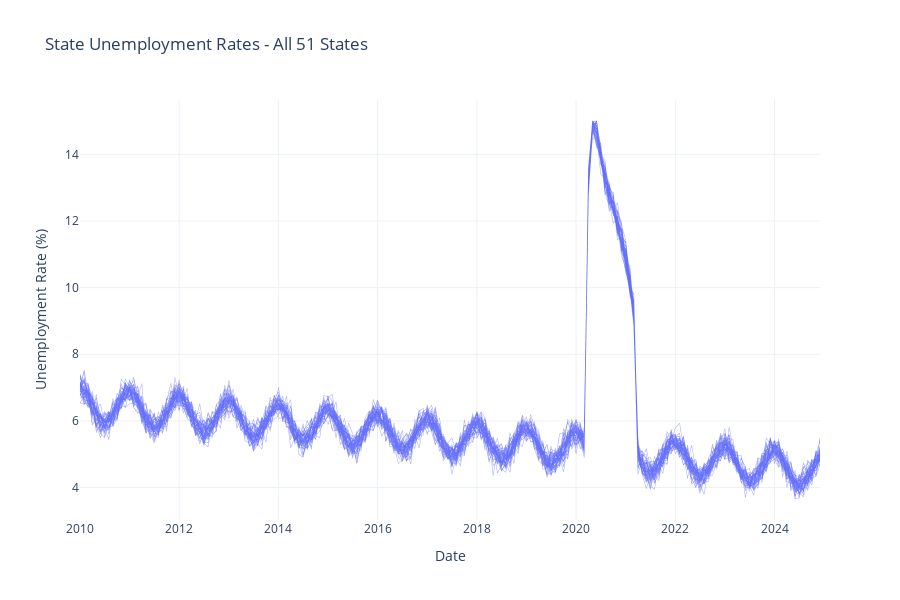
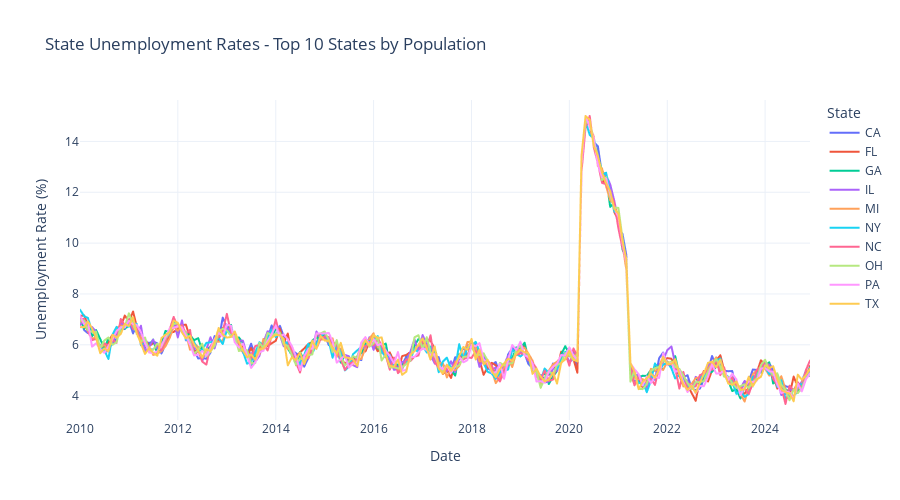

Notebook cell for these charts, in order:
### Markdown cell above
## 4. Exploratory Time Series Analysis

### Code cell
# Dynamic visualization based on data size num_locations = df_employment['series_id'].nunique() if num_locations <= 10: # Show all locations fig1 = px.line( df_employment, x='date', y='value', color='location_name', title=f'State Unemployment Rates - {num_locations} States (2010-2024)', labels={'value': 'Unemployment Rate (%)', 'date': 'Date', 'location_name': 'State'}, template='plotly_white' ) fig1.update_layout(height=600, hovermode='x unified') fig1.show() else: # Many states - show sample comparisons print(f" {num_locations} states detected - creating focused visualizations\n") # Visualization 1: All states overview fig1 = px.line( df_employment, x='date', y='value', line_group='series_id', title=f'State Unemployment Rates - All {num_locations} States', labels={'value': 'Unemployment Rate (%)', 'date': 'Date'}, template='plotly_white' ) fig1.update_traces(line=dict(width=0.5), opacity=0.6) fig1.update_layout(height=600, hovermode='x unified', showlegend=False) fig1.show() # Visualization 2: Top 10 populous states comparison top_states = ['CA', 'TX', 'FL', 'NY', 'PA', 'IL', 'OH', 'GA', 'NC', 'MI'] state_sample = df_employment[df_employment['state'].isin(top_states)] if len(state_sample) > 0: fig2 = px.line( state_sample, x='date', y='value', color='state', title='State Unemployment Rates - Top 10 States by Population', labels={'value': 'Unemployment Rate (%)', 'date': 'Date', 'state': 'State'}, template='plotly_white' ) fig2.update_layout(height=500, hovermode='x unified') fig2.show() print("\n Key Observations:") print(" • COVID-19 impact visible in 2020 spike") print(" • State-level variations in recovery patterns") print(" • Seasonal fluctuations present across states")

### Figure 1 — Plotly figure (JSON) as saved in the notebook; plotly's stock layout.template omitted (floating-point values rounded to 4 significant figures; data arrays with more than 128 entries replaced by an {"elided": "..."} marker saying what was removed)
{"data": [{"hovertemplate": "series_id=LAUST01000000000003<br>Date=%{x}<br>Unemployment Rate (%)=%{y}<extra></extra>", "legendgroup": "", "line": {"color": "#636efa", "dash": "solid", "width": 0.5}, "marker": {"symbol": "circle"}, "mode": "lines", "name": "", "opacity": 0.6, "showlegend": false, "type": "scattergl", "x": {"elided": "180 str values"}, "xaxis": "x", "y": {"elided": "180 float values"}, "yaxis": "y"}, {"hovertemplate": "series_id=LAUST02000000000003<br>Date=%{x}<br>Unemployment Rate (%)=%{y}<extra></extra>", "legendgroup": "", "line": {"color": "#636efa", "dash": "solid", "width": 0.5}, "marker": {"symbol": "circle"}, "mode": "lines", "name": "", "opacity": 0.6, "showlegend": false, "type": "scattergl", "x": {"elided": "180 str values"}, "xaxis": "x", "y": {"elided": "180 float values"}, "yaxis": "y"}, {"hovertemplate": "series_id=LAUST04000000000003<br>Date=%{x}<br>Unemployment Rate (%)=%{y}<extra></extra>", "legendgroup": "", "line": {"color": "#636efa", "dash": "solid", "width": 0.5}, "marker": {"symbol": "circle"}, "mode": "lines", "name": "", "opacity": 0.6, "showlegend": false, "type": "scattergl", "x": {"elided": "180 str values"}, "xaxis": "x", "y": {"elided": "180 float values"}, "yaxis": "y"}, {"hovertemplate": "series_id=LAUST05000000000003<br>Date=%{x}<br>Unemployment Rate (%)=%{y}<extra></extra>", "legendgroup": "", "line": {"color": "#636efa", "dash": "solid", "width": 0.5}, "marker": {"symbol": "circle"}, "mode": "lines", "name": "", "opacity": 0.6, "showlegend": false, "type": "scattergl", "x": {"elided": "180 str values"}, "xaxis": "x", "y": {"elided": "180 float values"}, "yaxis": "y"}, {"hovertemplate": "series_id=LAUST06000000000003<br>Date=%{x}<br>Unemployment Rate (%)=%{y}<extra></extra>", "legendgroup": "", "line": {"color": "#636efa", "dash": "solid", "width": 0.5}, "marker": {"symbol": "circle"}, "mode": "lines", "name": "", "opacity": 0.6, "showlegend": false, "type": "scattergl", "x": {"elided": "180 str values"}, "xaxis": "x", "y": {"elided": "180 float values"}, "yaxis": "y"}, {"hovertemplate": "series_id=LAUST08000000000003<br>Date=%{x}<br>Unemployment Rate (%)=%{y}<extra></extra>", "legendgroup": "", "line": {"color": "#636efa", "dash": "solid", "width": 0.5}, "marker": {"symbol": "circle"}, "mode": "lines", "name": "", "opacity": 0.6, "showlegend": false, "type": "scattergl", "x": {"elided": "180 str values"}, "xaxis": "x", "y": {"elided": "180 float values"}, "yaxis": "y"}, {"hovertemplate": "series_id=LAUST09000000000003<br>Date=%{x}<br>Unemployment Rate (%)=%{y}<extra></extra>", "legendgroup": "", "line": {"color": "#636efa", "dash": "solid", "width": 0.5}, "marker": {"symbol": "circle"}, "mode": "lines", "name": "", "opacity": 0.6, "showlegend": false, "type": "scattergl", "x": {"elided": "180 str values"}, "xaxis": "x", "y": {"elided": "180 float values"}, "yaxis": "y"}, {"hovertemplate": "series_id=LAUST10000000000003<br>Date=%{x}<br>Unemployment Rate (%)=%{y}<extra></extra>", "legendgroup": "", "line": {"color": "#636efa", "dash": "solid", "width": 0.5}, "marker": {"symbol": "circle"}, "mode": "lines", "name": "", "opacity": 0.6, "showlegend": false, "type": "scattergl", "x": {"elided": "180 str values"}, "xaxis": "x", "y": {"elided": "180 float values"}, "yaxis": "y"}, {"hovertemplate": "series_id=LAUST12000000000003<br>Date=%{x}<br>Unemployment Rate (%)=%{y}<extra></extra>", "legendgroup": "", "line": {"color": "#636efa", "dash": "solid", "width": 0.5}, "marker": {"symbol": "circle"}, "mode": "lines", "name": "", "opacity": 0.6, "showlegend": false, "type": "scattergl", "x": {"elided": "180 str values"}, "xaxis": "x", "y": {"elided": "180 float values"}, "yaxis": "y"}, {"hovertemplate": "series_id=LAUST13000000000003<br>Date=%{x}<br>Unemployment Rate (%)=%{y}<extra></extra>", "legendgroup": "", "line": {"color": "#636efa", "dash": "solid", "width": 0.5}, "marker": {"symbol": "circle"}, "mode": "lines", "name": "", "opacity": 0.6, "showlegend": false, "type": "scattergl", "x": {"elided": "180 str values"}, "xaxis": "x", "y": {"elided": "180 float values"}, "yaxis": "y"}, {"hovertemplate": "series_id=LAUST15000000000003<br>Date=%{x}<br>Unemployment Rate (%)=%{y}<extra></extra>", "legendgroup": "", "line": {"color": "#636efa", "dash": "solid", "width": 0.5}, "marker": {"symbol": "circle"}, "mode": "lines", "name": "", "opacity": 0.6, "showlegend": false, "type": "scattergl", "x": {"elided": "180 str values"}, "xaxis": "x", "y": {"elided": "180 float values"}, "yaxis": "y"}, {"hovertemplate": "series_id=LAUST16000000000003<br>Date=%{x}<br>Unemployment Rate (%)=%{y}<extra></extra>", "legendgroup": "", "line": {"color": "#636efa", "dash": "solid", "width": 0.5}, "marker": {"symbol": "circle"}, "mode": "lines", "name": "", "opacity": 0.6, "showlegend": false, "type": "scattergl", "x": {"elided": "180 str values"}, "xaxis": "x", "y": {"elided": "180 float values"}, "yaxis": "y"}, {"hovertemplate": "series_id=LAUST17000000000003<br>Date=%{x}<br>Unemployment Rate (%)=%{y}<extra></extra>", "legendgroup": "", "line": {"color": "#636efa", "dash": "solid", "width": 0.5}, "marker": {"symbol": "circle"}, "mode": "lines", "name": "", "opacity": 0.6, "showlegend": false, "type": "scattergl", "x": {"elided": "180 str values"}, "xaxis": "x", "y": {"elided": "180 float values"}, "yaxis": "y"}, {"hovertemplate": "series_id=LAUST18000000000003<br>Date=%{x}<br>Unemployment Rate (%)=%{y}<extra></extra>", "legendgroup": "", "line": {"color": "#636efa", "dash": "solid", "width": 0.5}, "marker": {"symbol": "circle"}, "mode": "lines", "name": "", "opacity": 0.6, "showlegend": false, "type": "scattergl", "x": {"elided": "180 str values"}, "xaxis": "x", "y": {"elided": "180 float values"}, "yaxis": "y"}, {"hovertemplate": "series_id=LAUST19000000000003<br>Date=%{x}<br>Unemployment Rate (%)=%{y}<extra></extra>", "legendgroup": "", "line": {"color": "#636efa", "dash": "solid", "width": 0.5}, "marker": {"symbol": "circle"}, "mode": "lines", "name": "", "opacity": 0.6, "showlegend": false, "type": "scattergl", "x": {"elided": "180 str values"}, "xaxis": "x", "y": {"elided": "180 float values"}, "yaxis": "y"}, {"hovertemplate": "series_id=LAUST20000000000003<br>Date=%{x}<br>Unemployment Rate (%)=%{y}<extra></extra>", "legendgroup": "", "line": {"color": "#636efa", "dash": "solid", "width": 0.5}, "marker": {"symbol": "circle"}, "mode": "lines", "name": "", "opacity": 0.6, "showlegend": false, "type": "scattergl", "x": {"elided": "180 str values"}, "xaxis": "x", "y": {"elided": "180 float values"}, "yaxis": "y"}, {"hovertemplate": "series_id=LAUST21000000000003<br>Date=%{x}<br>Unemployment Rate (%)=%{y}<extra></extra>", "legendgroup": "", "line": {"color": "#636efa", "dash": "solid", "width": 0.5}, "marker": {"symbol": "circle"}, "mode": "lines", "name": "", "opacity": 0.6, "showlegend": false, "type": "scattergl", "x": {"elided": "180 str values"}, "xaxis": "x", "y": {"elided": "180 float values"}, "yaxis": "y"}, {"hovertemplate": "series_id=LAUST22000000000003<br>Date=%{x}<br>Unemployment Rate (%)=%{y}<extra></extra>", "legendgroup": "", "line": {"color": "#636efa", "dash": "solid", "width": 0.5}, "marker": {"symbol": "circle"}, "mode": "lines", "name": "", "opacity": 0.6, "showlegend": false, "type": "scattergl", "x": {"elided": "180 str values"}, "xaxis": "x", "y": {"elided": "180 float values"}, "yaxis": "y"}, {"hovertemplate": "series_id=LAUST23000000000003<br>Date=%{x}<br>Unemployment Rate (%)=%{y}<extra></extra>", "legendgroup": "", "line": {"color": "#636efa", "dash": "solid", "width": 0.5}, "marker": {"symbol": "circle"}, "mode": "lines", "name": "", "opacity": 0.6, "showlegend": false, "type": "scattergl", "x": {"elided": "180 str values"}, "xaxis": "x", "y": {"elided": "180 float values"}, "yaxis": "y"}, {"hovertemplate": "series_id=LAUST24000000000003<br>Date=%{x}<br>Unemployment Rate (%)=%{y}<extra></extra>", "legendgroup": "", "line": {"color": "#636efa", "dash": "solid", "width": 0.5}, "marker": {"symbol": "circle"}, "mode": "lines", "name": "", "opacity": 0.6, "showlegend": false, "type": "scattergl", "x": {"elided": "180 str values"}, "xaxis": "x", "y": {"elided": "180 float values"}, "yaxis": "y"}, {"hovertemplate": "series_id=LAUST25000000000003<br>Date=%{x}<br>Unemployment Rate (%)=%{y}<extra></extra>", "legendgroup": "", "line": {"color": "#636efa", "dash": "solid", "width": 0.5}, "marker": {"symbol": "circle"}, "mode": "lines", "name": "", "opacity": 0.6, "showlegend": false, "type": "scattergl", "x": {"elided": "180 str values"}, "xaxis": "x", "y": {"elided": "180 float values"}, "yaxis": "y"}, {"hovertemplate": "series_id=LAUST26000000000003<br>Date=%{x}<br>Unemployment Rate (%)=%{y}<extra></extra>", "legendgroup": "", "line": {"color": "#636efa", "dash": "solid", "width": 0.5}, "marker": {"symbol": "circle"}, "mode": "lines", "name": "", "opacity": 0.6, "showlegend": false, "type": "scattergl", "x": {"elided": "180 str values"}, "xaxis": "x", "y": {"elided": "180 float values"}, "yaxis": "y"}, {"hovertemplate": "series_id=LAUST27000000000003<br>Date=%{x}<br>Unemployment Rate (%)=%{y}<extra></extra>", "legendgroup": "", "line": {"color": "#636efa", "dash": "solid", "width": 0.5}, "marker": {"symbol": "circle"}, "mode": "lines", "name": "", "opacity": 0.6, "showlegend": false, "type": "scattergl", "x": {"elided": "180 str values"}, "xaxis": "x", "y": {"elided": "180 float values"}, "yaxis": "y"}, {"hovertemplate": "series_id=LAUST28000000000003<br>Date=%{x}<br>Unemployment Rate (%)=%{y}<extra></extra>", "legendgroup": "", "line": {"color": "#636efa", "dash": "solid", "width": 0.5}, "marker": {"symbol": "circle"}, "mode": "lines", "name": "", "opacity": 0.6, "showlegend": false, "type": "scattergl", "x": {"elided": "180 str values"}, "xaxis": "x", "y": {"elided": "180 float values"}, "yaxis": "y"}, {"hovertemplate": "series_id=LAUST29000000000003<br>Date=%{x}<br>Unemployment Rate (%)=%{y}<extra></extra>", "legendgroup": "", "line": {"color": "#636efa", "dash": "solid", "width": 0.5}, "marker": {"symbol": "circle"}, "mode": "lines", "name": "", "opacity": 0.6, "showlegend": false, "type": "scattergl", "x": {"elided": "180 str values"}, "xaxis": "x", "y": {"elided": "180 float values"}, "yaxis": "y"}, {"hovertemplate": "series_id=LAUST30000000000003<br>Date=%{x}<br>Unemployment Rate (%)=%{y}<extra></extra>", "legendgroup": "", "line": {"color": "#636efa", "dash": "solid", "width": 0.5}, "marker": {"symbol": "circle"}, "mode": "lines", "name": "", "opacity": 0.6, "showlegend": false, "type": "scattergl", "x": {"elided": "180 str values"}, "xaxis": "x", "y": {"elided": "180 float values"}, "yaxis": "y"}, {"hovertemplate": "series_id=LAUST31000000000003<br>Date=%{x}<br>Unemployment Rate (%)=%{y}<extra></extra>", "legendgroup": "", "line": {"color": "#636efa", "dash": "solid", "width": 0.5}, "marker": {"symbol": "circle"}, "mode": "lines", "name": "", "opacity": 0.6, "showlegend": false, "type": "scattergl", "x": {"elided": "180 str values"}, "xaxis": "x", "y": {"elided": "180 float values"}, "yaxis": "y"}, {"hovertemplate": "series_id=LAUST32000000000003<br>Date=%{x}<br>Unemployment Rate (%)=%{y}<extra></extra>", "legendgroup": "", "line": {"color": "#636efa", "dash": "solid", "width": 0.5}, "marker": {"symbol": "circle"}, "mode": "lines", "name": "", "opacity": 0.6, "showlegend": false, "type": "scattergl", "x": {"elided": "180 str values"}, "xaxis": "x", "y": {"elided": "180 float values"}, "yaxis": "y"}, {"hovertemplate": "series_id=LAUST33000000000003<br>Date=%{x}<br>Unemployment Rate (%)=%{y}<extra></extra>", "legendgroup": "", "line": {"color": "#636efa", "dash": "solid", "width": 0.5}, "marker": {"symbol": "circle"}, "mode": "lines", "name": "", "opacity": 0.6, "showlegend": false, "type": "scattergl", "x": {"elided": "180 str values"}, "xaxis": "x", "y": {"elided": "180 float values"}, "yaxis": "y"}, {"hovertemplate": "series_id=LAUST34000000000003<br>Date=%{x}<br>Unemployment Rate (%)=%{y}<extra></extra>", "legendgroup": "", "line": {"color": "#636efa", "dash": "solid", "width": 0.5}, "marker": {"symbol": "circle"}, "mode": "lines", "name": "", "opacity": 0.6, "showlegend": false, "type": "scattergl", "x": {"elided": "180 str values"}, "xaxis": "x", "y": {"elided": "180 float values"}, "yaxis": "y"}, {"hovertemplate": "series_id=LAUST35000000000003<br>Date=%{x}<br>Unemployment Rate (%)=%{y}<extra></extra>", "legendgroup": "", "line": {"color": "#636efa", "dash": "solid", "width": 0.5}, "marker": {"symbol": "circle"}, "mode": "lines", "name": "", "opacity": 0.6, "showlegend": false, "type": "scattergl", "x": {"elided": "180 str values"}, "xaxis": "x", "y": {"elided": "180 float values"}, "yaxis": "y"}, {"hovertemplate": "series_id=LAUST36000000000003<br>Date=%{x}<br>Unemployment Rate (%)=%{y}<extra></extra>", "legendgroup": "", "line": {"color": "#636efa", "dash": "solid", "width": 0.5}, "marker": {"symbol": "circle"}, "mode": "lines", "name": "", "opacity": 0.6, "showlegend": false, "type": "scattergl", "x": {"elided": "180 str values"}, "xaxis": "x", "y": {"elided": "180 float values"}, "yaxis": "y"}, {"hovertemplate": "series_id=LAUST37000000000003<br>Date=%{x}<br>Unemployment Rate (%)=%{y}<extra></extra>", "legendgroup": "", "line": {"color": "#636efa", "dash": "solid", "width": 0.5}, "marker": {"symbol": "circle"}, "mode": "lines", "name": "", "opacity": 0.6, "showlegend": false, "type": "scattergl", "x": {"elided": "180 str values"}, "xaxis": "x", "y": {"elided": "180 float values"}, "yaxis": "y"}, {"hovertemplate": "series_id=LAUST38000000000003<br>Date=%{x}<br>Unemployment Rate (%)=%{y}<extra></extra>", "legendgroup": "", "line": {"color": "#636efa", "dash": "solid", "width": 0.5}, "marker": {"symbol": "circle"}, "mode": "lines", "name": "", "opacity": 0.6, "showlegend": false, "type": "scattergl", "x": {"elided": "180 str values"}, "xaxis": "x", "y": {"elided": "180 float values"}, "yaxis": "y"}, {"hovertemplate": "series_id=LAUST39000000000003<br>Date=%{x}<br>Unemployment Rate (%)=%{y}<extra></extra>", "legendgroup": "", "line": {"color": "#636efa", "dash": "solid", "width": 0.5}, "marker": {"symbol": "circle"}, "mode": "lines", "name": "", "opacity": 0.6, "showlegend": false, "type": "scattergl", "x": {"elided": "180 str values"}, "xaxis": "x", "y": {"elided": "180 float values"}, "yaxis": "y"}, {"hovertemplate": "series_id=LAUST40000000000003<br>Date=%{x}<br>Unemployment Rate (%)=%{y}<extra></extra>", "legendgroup": "", "line": {"color": "#636efa", "dash": "solid", "width": 0.5}, "marker": {"symbol": "circle"}, "mode": "lines", "name": "", "opacity": 0.6, "showlegend": false, "type": "scattergl", "x": {"elided": "180 str values"}, "xaxis": "x", "y": {"elided": "180 float values"}, "yaxis": "y"}, {"hovertemplate": "series_id=LAUST41000000000003<br>Date=%{x}<br>Unemployment Rate (%)=%{y}<extra></extra>", "legendgroup": "", "line": {"color": "#636efa", "dash": "solid", "width": 0.5}, "marker": {"symbol": "circle"}, "mode": "lines", "name": "", "opacity": 0.6, "showlegend": false, "type": "scattergl", "x": {"elided": "180 str values"}, "xaxis": "x", "y": {"elided": "180 float values"}, "yaxis": "y"}, {"hovertemplate": "series_id=LAUST42000000000003<br>Date=%{x}<br>Unemployment Rate (%)=%{y}<extra></extra>", "legendgroup": "", "line": {"color": "#636efa", "dash": "solid", "width": 0.5}, "marker": {"symbol": "circle"}, "mode": "lines", "name": "", "opacity": 0.6, "showlegend": false, "type": "scattergl", "x": {"elided": "180 str values"}, "xaxis": "x", "y": {"elided": "180 float values"}, "yaxis": "y"}, {"hovertemplate": "series_id=LAUST44000000000003<br>Date=%{x}<br>Unemployment Rate (%)=%{y}<extra></extra>", "legendgroup": "", "line": {"color": "#636efa", "dash": "solid", "width": 0.5}, "marker": {"symbol": "circle"}, "mode": "lines", "name": "", "opacity": 0.6, "showlegend": false, "type": "scattergl", "x": {"elided": "180 str values"}, "xaxis": "x", "y": {"elided": "180 float values"}, "yaxis": "y"}, {"hovertemplate": "series_id=LAUST45000000000003<br>Date=%{x}<br>Unemployment Rate (%)=%{y}<extra></extra>", "legendgroup": "", "line": {"color": "#636efa", "dash": "solid", "width": 0.5}, "marker": {"symbol": "circle"}, "mode": "lines", "name": "", "opacity": 0.6, "showlegend": false, "type": "scattergl", "x": {"elided": "180 str values"}, "xaxis": "x", "y": {"elided": "180 float values"}, "yaxis": "y"}, {"hovertemplate": "series_id=LAUST46000000000003<br>Date=%{x}<br>Unemployment Rate (%)=%{y}<extra></extra>", "legendgroup": "", "line": {"color": "#636efa", "dash": "solid", "width": 0.5}, "marker": {"symbol": "circle"}, "mode": "lines", "name": "", "opacity": 0.6, "showlegend": false, "type": "scattergl", "x": {"elided": "180 str values"}, "xaxis": "x", "y": {"elided": "180 float values"}, "yaxis": "y"}, {"hovertemplate": "series_id=LAUST47000000000003<br>Date=%{x}<br>Unemployment Rate (%)=%{y}<extra></extra>", "legendgroup": "", "line": {"color": "#636efa", "dash": "solid", "width": 0.5}, "marker": {"symbol": "circle"}, "mode": "lines", "name": "", "opacity": 0.6, "showlegend": false, "type": "scattergl", "x": {"elided": "180 str values"}, "xaxis": "x", "y": {"elided": "180 float values"}, "yaxis": "y"}, {"hovertemplate": "series_id=LAUST48000000000003<br>Date=%{x}<br>Unemployment Rate (%)=%{y}<extra></extra>", "legendgroup": "", "line": {"color": "#636efa", "dash": "solid", "width": 0.5}, "marker": {"symbol": "circle"}, "mode": "lines", "name": "", "opacity": 0.6, "showlegend": false, "type": "scattergl", "x": {"elided": "180 str values"}, "xaxis": "x", "y": {"elided": "180 float values"}, "yaxis": "y"}, {"hovertemplate": "series_id=LAUST49000000000003<br>Date=%{x}<br>Unemployment Rate (%)=%{y}<extra></extra>", "legendgroup": "", "line": {"color": "#636efa", "dash": "solid", "width": 0.5}, "marker": {"symbol": "circle"}, "mode": "lines", "name": "", "opacity": 0.6, "showlegend": false, "type": "scattergl", "x": {"elided": "180 str values"}, "xaxis": "x", "y": {"elided": "180 float values"}, "yaxis": "y"}, {"hovertemplate": "series_id=LAUST50000000000003<br>Date=%{x}<br>Unemployment Rate (%)=%{y}<extra></extra>", "legendgroup": "", "line": {"color": "#636efa", "dash": "solid", "width": 0.5}, "marker": {"symbol": "circle"}, "mode": "lines", "name": "", "opacity": 0.6, "showlegend": false, "type": "scattergl", "x": {"elided": "180 str values"}, "xaxis": "x", "y": {"elided": "180 float values"}, "yaxis": "y"}, {"hovertemplate": "series_id=LAUST51000000000003<br>Date=%{x}<br>Unemployment Rate (%)=%{y}<extra></extra>", "legendgroup": "", "line": {"color": "#636efa", "dash": "solid", "width": 0.5}, "marker": {"symbol": "circle"}, "mode": "lines", "name": "", "opacity": 0.6, "showlegend": false, "type": "scattergl", "x": {"elided": "180 str values"}, "xaxis": "x", "y": {"elided": "180 float values"}, "yaxis": "y"}, {"hovertemplate": "series_id=LAUST53000000000003<br>Date=%{x}<br>Unemployment Rate (%)=%{y}<extra></extra>", "legendgroup": "", "line": {"color": "#636efa", "dash": "solid", "width": 0.5}, "marker": {"symbol": "circle"}, "mode": "lines", "name": "", "opacity": 0.6, "showlegend": false, "type": "scattergl", "x": {"elided": "180 str values"}, "xaxis": "x", "y": {"elided": "180 float values"}, "yaxis": "y"}, {"hovertemplate": "series_id=LAUST54000000000003<br>Date=%{x}<br>Unemployment Rate (%)=%{y}<extra></extra>", "legendgroup": "", "line": {"color": "#636efa", "dash": "solid", "width": 0.5}, "marker": {"symbol": "circle"}, "mode": "lines", "name": "", "opacity": 0.6, "showlegend": false, "type": "scattergl", "x": {"elided": "180 str values"}, "xaxis": "x", "y": {"elided": "180 float values"}, "yaxis": "y"}, {"hovertemplate": "series_id=LAUST55000000000003<br>Date=%{x}<br>Unemployment Rate (%)=%{y}<extra></extra>", "legendgroup": "", "line": {"color": "#636efa", "dash": "solid", "width": 0.5}, "marker": {"symbol": "circle"}, "mode": "lines", "name": "", "opacity": 0.6, "showlegend": false, "type": "scattergl", "x": {"elided": "180 str values"}, "xaxis": "x", "y": {"elided": "180 float values"}, "yaxis": "y"}, {"hovertemplate": "series_id=LAUST56000000000003<br>Date=%{x}<br>Unemployment Rate (%)=%{y}<extra></extra>", "legendgroup": "", "line": {"color": "#636efa", "dash": "solid", "width": 0.5}, "marker": {"symbol": "circle"}, "mode": "lines", "name": "", "opacity": 0.6, "showlegend": false, "type": "scattergl", "x": {"elided": "180 str values"}, "xaxis": "x", "y": {"elided": "180 float values"}, "yaxis": "y"}, {"hovertemplate": "series_id=LAUST11000000000003<br>Date=%{x}<br>Unemployment Rate (%)=%{y}<extra></extra>", "legendgroup": "", "line": {"color": "#636efa", "dash": "solid", "width": 0.5}, "marker": {"symbol": "circle"}, "mode": "lines", "name": "", "opacity": 0.6, "showlegend": false, "type": "scattergl", "x": {"elided": "180 str values"}, "xaxis": "x", "y": {"elided": "180 float values"}, "yaxis": "y"}], "layout": {"height": 600, "hovermode": "x unified", "legend": {"tracegroupgap": 0}, "showlegend": false, "title": {"text": "State Unemployment Rates - All 51 States"}, "xaxis": {"anchor": "y", "domain": [0, 1], "title": {"text": "Date"}}, "yaxis": {"anchor": "x", "domain": [0, 1], "title": {"text": "Unemployment Rate (%)"}}}}

### Figure 2 — Plotly figure (JSON) as saved in the notebook; plotly's stock layout.template omitted (floating-point values rounded to 4 significant figures; data arrays with more than 128 entries replaced by an {"elided": "..."} marker saying what was removed)
{"data": [{"hovertemplate": "State=CA<br>Date=%{x}<br>Unemployment Rate (%)=%{y}<extra></extra>", "legendgroup": "CA", "line": {"color": "#636efa", "dash": "solid"}, "marker": {"symbol": "circle"}, "mode": "lines", "name": "CA", "showlegend": true, "type": "scattergl", "x": {"elided": "180 str values"}, "xaxis": "x", "y": {"elided": "180 float values"}, "yaxis": "y"}, {"hovertemplate": "State=FL<br>Date=%{x}<br>Unemployment Rate (%)=%{y}<extra></extra>", "legendgroup": "FL", "line": {"color": "#EF553B", "dash": "solid"}, "marker": {"symbol": "circle"}, "mode": "lines", "name": "FL", "showlegend": true, "type": "scattergl", "x": {"elided": "180 str values"}, "xaxis": "x", "y": {"elided": "180 float values"}, "yaxis": "y"}, {"hovertemplate": "State=GA<br>Date=%{x}<br>Unemployment Rate (%)=%{y}<extra></extra>", "legendgroup": "GA", "line": {"color": "#00cc96", "dash": "solid"}, "marker": {"symbol": "circle"}, "mode": "lines", "name": "GA", "showlegend": true, "type": "scattergl", "x": {"elided": "180 str values"}, "xaxis": "x", "y": {"elided": "180 float values"}, "yaxis": "y"}, {"hovertemplate": "State=IL<br>Date=%{x}<br>Unemployment Rate (%)=%{y}<extra></extra>", "legendgroup": "IL", "line": {"color": "#ab63fa", "dash": "solid"}, "marker": {"symbol": "circle"}, "mode": "lines", "name": "IL", "showlegend": true, "type": "scattergl", "x": {"elided": "180 str values"}, "xaxis": "x", "y": {"elided": "180 float values"}, "yaxis": "y"}, {"hovertemplate": "State=MI<br>Date=%{x}<br>Unemployment Rate (%)=%{y}<extra></extra>", "legendgroup": "MI", "line": {"color": "#FFA15A", "dash": "solid"}, "marker": {"symbol": "circle"}, "mode": "lines", "name": "MI", "showlegend": true, "type": "scattergl", "x": {"elided": "180 str values"}, "xaxis": "x", "y": {"elided": "180 float values"}, "yaxis": "y"}, {"hovertemplate": "State=NY<br>Date=%{x}<br>Unemployment Rate (%)=%{y}<extra></extra>", "legendgroup": "NY", "line": {"color": "#19d3f3", "dash": "solid"}, "marker": {"symbol": "circle"}, "mode": "lines", "name": "NY", "showlegend": true, "type": "scattergl", "x": {"elided": "180 str values"}, "xaxis": "x", "y": {"elided": "180 float values"}, "yaxis": "y"}, {"hovertemplate": "State=NC<br>Date=%{x}<br>Unemployment Rate (%)=%{y}<extra></extra>", "legendgroup": "NC", "line": {"color": "#FF6692", "dash": "solid"}, "marker": {"symbol": "circle"}, "mode": "lines", "name": "NC", "showlegend": true, "type": "scattergl", "x": {"elided": "180 str values"}, "xaxis": "x", "y": {"elided": "180 float values"}, "yaxis": "y"}, {"hovertemplate": "State=OH<br>Date=%{x}<br>Unemployment Rate (%)=%{y}<extra></extra>", "legendgroup": "OH", "line": {"color": "#B6E880", "dash": "solid"}, "marker": {"symbol": "circle"}, "mode": "lines", "name": "OH", "showlegend": true, "type": "scattergl", "x": {"elided": "180 str values"}, "xaxis": "x", "y": {"elided": "180 float values"}, "yaxis": "y"}, {"hovertemplate": "State=PA<br>Date=%{x}<br>Unemployment Rate (%)=%{y}<extra></extra>", "legendgroup": "PA", "line": {"color": "#FF97FF", "dash": "solid"}, "marker": {"symbol": "circle"}, "mode": "lines", "name": "PA", "showlegend": true, "type": "scattergl", "x": {"elided": "180 str values"}, "xaxis": "x", "y": {"elided": "180 float values"}, "yaxis": "y"}, {"hovertemplate": "State=TX<br>Date=%{x}<br>Unemployment Rate (%)=%{y}<extra></extra>", "legendgroup": "TX", "line": {"color": "#FECB52", "dash": "solid"}, "marker": {"symbol": "circle"}, "mode": "lines", "name": "TX", "showlegend": true, "type": "scattergl", "x": {"elided": "180 str values"}, "xaxis": "x", "y": {"elided": "180 float values"}, "yaxis": "y"}], "layout": {"height": 500, "hovermode": "x unified", "legend": {"title": {"text": "State"}, "tracegroupgap": 0}, "title": {"text": "State Unemployment Rates - Top 10 States by Population"}, "xaxis": {"anchor": "y", "domain": [0, 1], "title": {"text": "Date"}}, "yaxis": {"anchor": "x", "domain": [0, 1], "title": {"text": "Unemployment Rate (%)"}}}}
